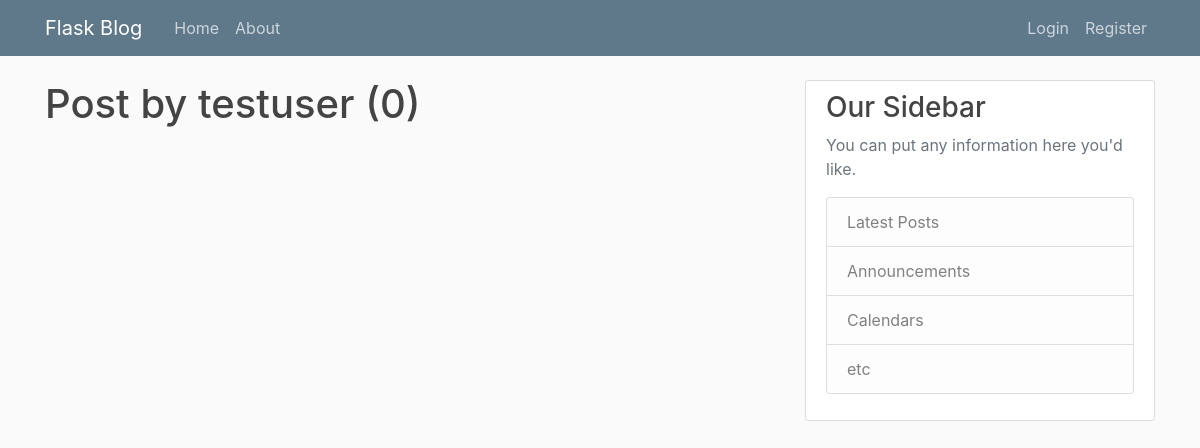
The page /user/testuser on the database as committed earlier.
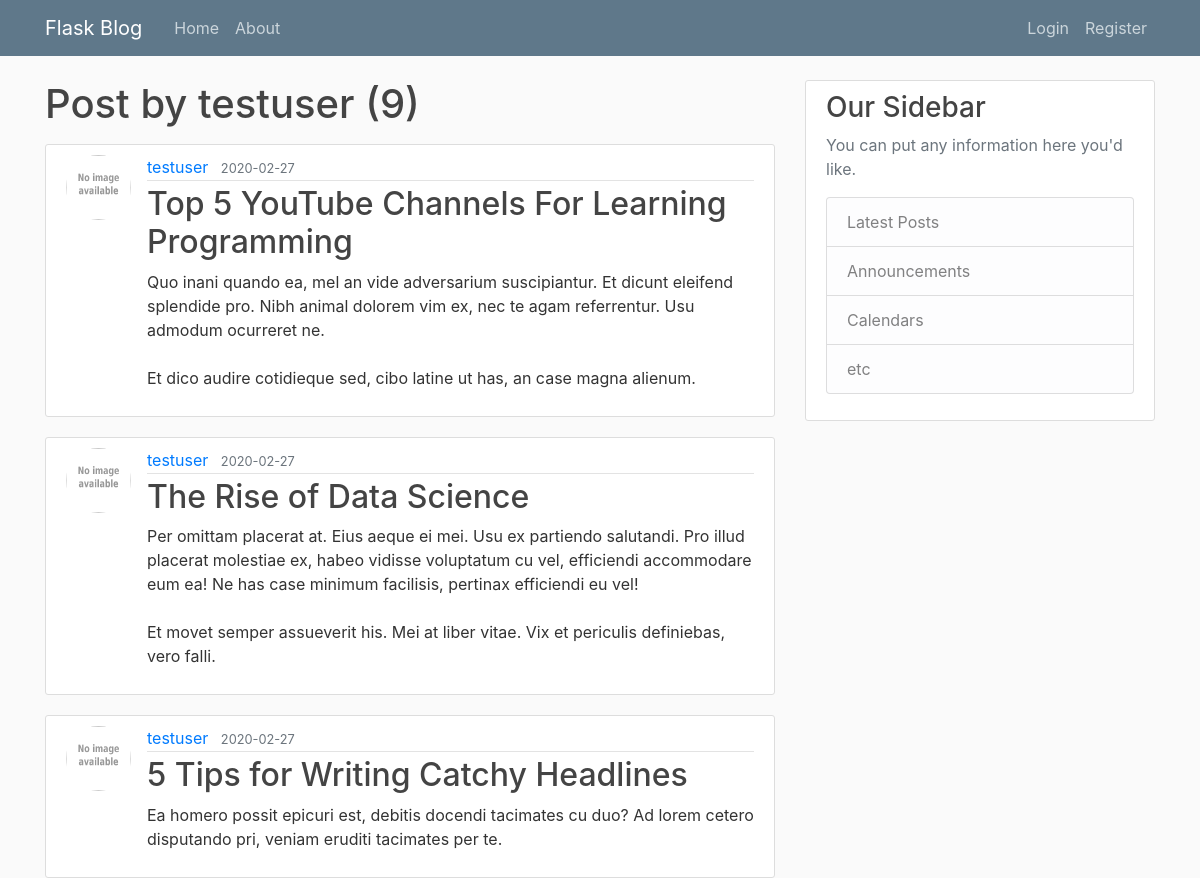
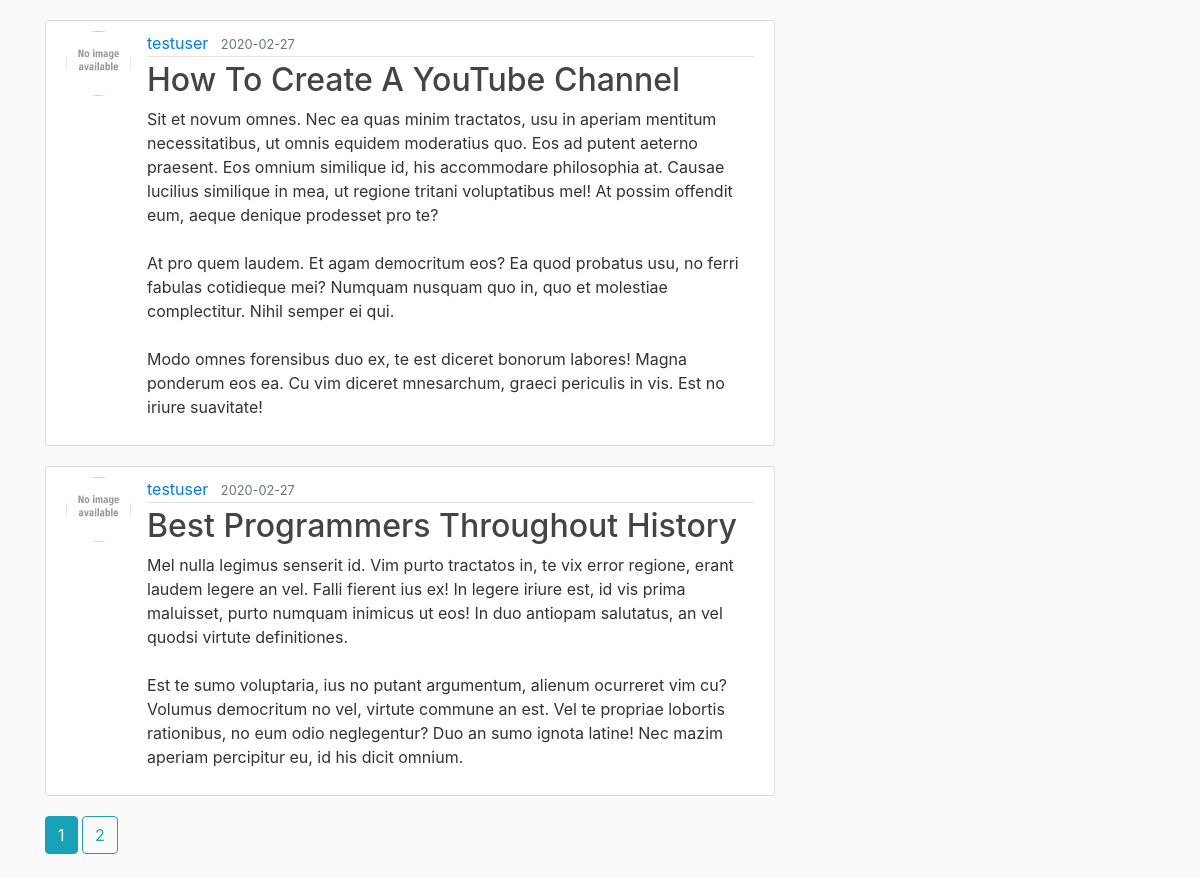
The same page on the database as committed later (2 pictures, top to bottom).
### flaskblog/models.py (models this page shows, shortened)
class Post(db.Model):
    id = db.Column(db.Integer, primary_key=True)
    title = db.Column(db.String(100), nullable=False)
    date_posted = db.Column(db.DateTime, nullable=False, default=datetime.utcnow)
    content = db.Column(db.Text, nullable=False)
    user_id = db.Column(db.Integer, db.ForeignKey('user.id'), nullable=False)

class User(db.Model, UserMixin):
    id = db.Column(db.Integer, primary_key=True)
    username = db.Column(db.String(20), unique=True, nullable=False)
    email = db.Column(db.String(120), unique=True, nullable=False)
    image_file = db.Column(db.String(20), nullable=False, default='default.jpg')
    password = db.Column(db.String(60), nullable=False)
    posts = db.relationship('Post', backref='author', lazy=True)

### flaskblog/users/routes.py (the view)
@users.route('/user/<string:username>')
def user_posts(username):
    page = request.args.get('page', 1, type=int)
    user = User.query.filter_by(username=username).first_or_404()
    posts = Post.query.filter_by(author=user).order_by(Post.date_posted.desc()).paginate(page=page, per_page=5)
    return render_template('user_posts.html', posts=posts, user=user)

### flaskblog/templates/user_posts.html
{% extends 'layout.html' %}
{% block content %}
    <h1 class="mb-3">Post by {{ user.username }} ({{ posts.total }})</h1>
    {% for post in posts.items %}
        <article class="media content-section">
            <img src="{{ url_for('static', filename='profile_pics/' + post.author.image_file) }}" alt="" class="rounded-circle article-img">
            <div class="media-body">
            <div class="article-metadata">
                <a class="mr-2" href="{{ url_for('users.user_posts', username=post.author.username) }}">{{ post.author.username }}</a>
                <small class="text-muted">{{ post.date_posted.strftime('%Y-%m-%d') }}</small>
            </div>
            <h2><a class="article-title" href="{{ url_for('posts.post', post_id=post.id) }}">{{ post.title }}</a></h2>
            <p class="article-content">{{ post.content }}</p>
            </div>
        </article>
    {% endfor %}
    {% for page_num in posts.iter_pages(left_edge=1, right_edge=1, left_current=1, right_current=2) %}
        {% if page_num %}
            {% if posts.page == page_num %}
                <a class="btn btn-info mb-4" href="{{ url_for('users.user_posts', username=user.username, page=page_num) }}">{{ page_num }}</a>
            {% else %}
                <a class="btn btn-outline-info mb-4" href="{{ url_for('users.user_posts', username=user.username, page=page_num) }}">{{ page_num }}</a>
            {% endif %}
        {% else %}
            ...
        {% endif %}
    {% endfor %}
{% endblock content %}

Rows that differ between the two databases and show on the page:
added Post: image_file (placeholder picture), author.username "testuser", date_posted "2020-02-27", title "Top 5 YouTube Channels For Learning Programming", content "Quo inani quando ea, mel an vide adversarium suscipiantur. Et dicunt eleifend splendide pro. Nibh animal dolorem vim ex, nec te agam referrentur. Usu admodum ocurreret ne. Et dico audire cotidieque sed, cibo latine ut has, an case magna alienum."
added Post: image_file (placeholder picture), author.username "testuser", date_posted "2020-02-27", title "The Rise of Data Science", content "Per omittam placerat at. Eius aeque ei mei. Usu ex partiendo salutandi. Pro illud placerat molestiae ex, habeo vidisse voluptatum cu vel, efficiendi accommodare eum ea! Ne has case minimum facilisis, pertinax efficiendi eu vel! Et movet semper assueverit his. Mei at liber vitae. Vix et periculis definiebas, vero falli."
added Post: image_file (placeholder picture), author.username "testuser", date_posted "2020-02-27", title "5 Tips for Writing Catchy Headlines", content "Ea homero possit epicuri est, debitis docendi tacimates cu duo? Ad lorem cetero disputando pri, veniam eruditi tacimates per te."
added Post: image_file (placeholder picture), author.username "testuser", date_posted "2020-02-27", title "How To Create A YouTube Channel", content "Sit et novum omnes. Nec ea quas minim tractatos, usu in aperiam mentitum necessitatibus, ut omnis equidem moderatius quo. Eos ad putent aeterno praesent. Eos omnium similique id, his accommodare philosophia at. Causae lucilius similique in mea, ut regione tritani voluptatibus mel! At possim offendit eum, aeque denique prodesset pro te? At pro quem laudem. Et agam democritum eos? Ea quod probatus usu, no ferri fabulas cotidieque mei? Numquam nusquam quo in, quo et molestiae complectitur. Nihil semper ei qui. Modo omnes forensibus duo ex, te est diceret bonorum labores! Magna ponderum eos ea. Cu vim diceret mnesarchum, graeci periculis in vis. Est no iriure suavitate!"
added Post: image_file (placeholder picture), author.username "testuser", date_posted "2020-02-27", title "Best Programmers Throughout History", content "Mel nulla legimus senserit id. Vim purto tractatos in, te vix error regione, erant laudem legere an vel. Falli fierent ius ex! In legere iriure est, id vis prima maluisset, purto numquam inimicus ut eos! In duo antiopam salutatus, an vel quodsi virtute definitiones. Est te sumo voluptaria, ius no putant argumentum, alienum ocurreret vim cu? Volumus democritum no vel, virtute commune an est. Vel te propriae lobortis rationibus, no eum odio neglegentur? Duo an sumo ignota latine! Nec mazim aperiam percipitur eu, id his dicit omnium."
Other text that changed with them:
{{ posts.total }}: "0" → "9"
new list line: "1"
new list line: "2"
